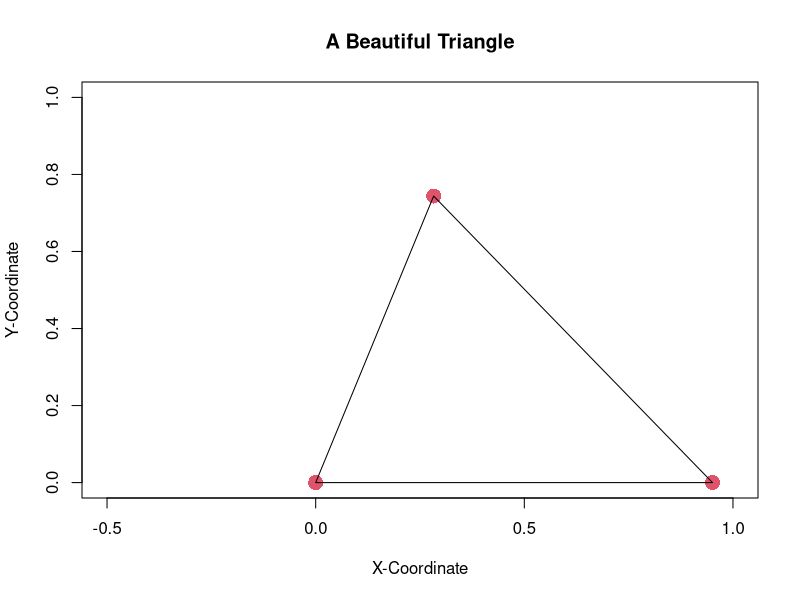

This chart was generated by the following R code:
give_me_a_triangle <- function(){
  angles <- sort(runif(3), decreasing = TRUE)
  angles <- angles*(pi/sum(angles))
  sines <- sin(angles)
  sides <- c(1, sines[2]/sines[1], sines[3]/sines[1])

  x <- c(0, sides[3]*cos(angles[1]), sides[3]*cos(angles[1]) + sides[1]*cos(-pi + angles[1] + angles[2]),
         sides[3]*cos(angles[1]) + sides[1]*cos(-pi + angles[1] + angles[2]) - sides[2]*cos(-pi + angles[1] + angles[2] + angles[3]) )
  y <- c(0, sides[3]*sin(angles[1]), sides[3]*sin(angles[1]) + sides[1]*sin(-pi + angles[1] + angles[2]),
         sides[3]*sin(angles[1]) + sides[1]*sin(-pi + angles[1] + angles[2]) + sides[2]*sin(-pi + angles[1] + angles[2] + angles[3]) )

  plot(x, y, main = "A Beautiful Triangle", col = 2, cex = 2, pch = 16,
       xlab = "X-Coordinate", ylab = "Y-Coordinate",
       xlim = c(-0.5, 1), ylim = c(0, 1))
  lines(x, y)
  cat("Obtusest angle measures", angles[1]*180/pi, "degrees.")
}

give_me_a_triangle()

